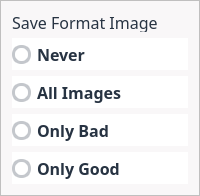
           <widget class="QFrame" name="frameDashBoardSaveFormatImage">
            <property name="sizePolicy">
             <sizepolicy hsizetype="Expanding" vsizetype="Expanding">
              <horstretch>0</horstretch>
              <verstretch>0</verstretch>
             </sizepolicy>
            </property>
            <property name="minimumSize">
             <size>
              <width>0</width>
              <height>177</height>
             </size>
            </property>
            <property name="maximumSize">
             <size>
              <width>256</width>
              <height>260</height>
             </size>
            </property>
            <property name="styleSheet">
             <string notr="true">QFrame{
     background:rgb(249,247,248);

}

QLabel{
  background:rgb(249,247,248);
  color: rgb(39,51,66);
  font-size: 16px;
  font-family: Siemens Sans;
  min-height: 20px;
  max-height: 20px;
}

QRadioButton{
     background:rgb(255,255,255);
      color: rgb(39,51,66);
     font-size: 16px;
     font-weight: bold;
     font-family: Siemens Sans;
     min-height: 32px;
     max-height: 32px;
}

QRadioButton::indicator {
width: 15px;
height: 15px;
border-radius: 15px;
}

QRadioButton::indicator::unchecked{ 
border: 3px solid; 
border-color: rgb(196,199,204);
border-radius: 9px;
background-color: white; 
width: 13px; 
height: 13px; 
}

QRadioButton::indicator::checked{ 
border: 3px solid; 
border-color: rgb(196,199,204);
border-radius: 9px;
background-color: rgb(0,95,135); 
width: 13px; 
height:13px; 
}






</string>
            </property>
            <property name="frameShape">
             <enum>QFrame::StyledPanel</enum>
            </property>
            <property name="frameShadow">
             <enum>QFrame::Raised</enum>
            </property>
            <layout class="QGridLayout" name="gridLayout_19">
             <item row="5" column="0">
              <widget class="QRadioButton" name="radioButtonSaveOnlyGoodImages">
               <property name="font">
                <font>
                 <family>Siemens Sans</family>
                 <pointsize>-1</pointsize>
                 <weight>75</weight>
                 <bold>true</bold>
                </font>
               </property>
               <property name="text">
                <string>Only Good</string>
               </property>
              </widget>
             </item>
             <item row="4" column="0">
              <widget class="QRadioButton" name="radioButtonSaveOnlyBadImages">
               <property name="font">
                <font>
                 <family>Siemens Sans</family>
                 <pointsize>-1</pointsize>
                 <weight>75</weight>
                 <bold>true</bold>
                </font>
               </property>
               <property name="text">
                <string>Only Bad</string>
               </property>
              </widget>
             </item>
             <item row="2" column="0">
              <widget class="QRadioButton" name="radioButtonSaveNoImages">
               <property name="font">
                <font>
                 <family>Siemens Sans</family>
                 <pointsize>-1</pointsize>
                 <weight>75</weight>
                 <bold>true</bold>
                </font>
               </property>
               <property name="text">
                <string>Never</string>
               </property>
              </widget>
             </item>
             <item row="3" column="0">
              <widget class="QRadioButton" name="radioButtonSaveAllImages">
               <property name="font">
                <font>
                 <family>Siemens Sans</family>
                 <pointsize>-1</pointsize>
                 <weight>75</weight>
                 <bold>true</bold>
                </font>
               </property>
               <property name="text">
                <string>All Images</string>
               </property>
              </widget>
             </item>
             <item row="1" column="0">
              <widget class="QLabel" name="labelDashBoardSaveFormatImage">
               <property name="font">
                <font>
                 <family>Siemens Sans</family>
                 <pointsize>-1</pointsize>
                </font>
               </property>
               <property name="text">
                <string>Save Format Image</string>
               </property>
              </widget>
             </item>
            </layout>
           </widget>
